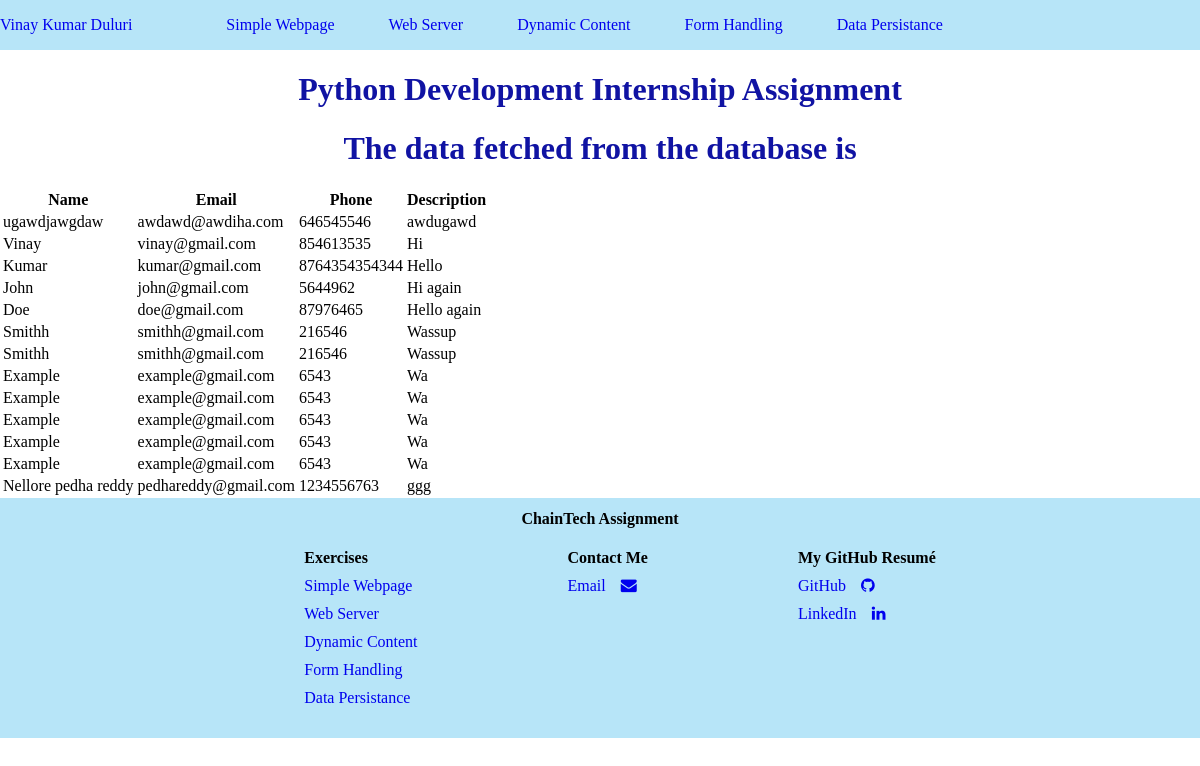
The app's page /datapersistance with its own data.
### Assignment/models.py (models this page shows, shortened)
class SaveForms(models.Model):
    name = models.CharField(max_length=225, null=True)
    email = models.CharField(max_length=225, null=True)
    phone = models.IntegerField(null=True)
    desc = models.TextField(null=True)

### Assignment/views.py (the view)
# urls.py: path("datapersistance", views.datapersistance, name="datapersistance"),
def datapersistance(request):
    context = SaveForms.objects.all().values()
    return render(request, "datapersistance.html", {"context": context})

### templates/datapersistance.html (shortened to what this page needs)
{% extends "base.html"%}
{% block content%}
<h1>The data fetched from the database is</h1>
<table calss="table">
    <tr>
        <th>Name</th>
        <th>Email</th>
        <th>Phone</th>
        <th>Description</th>
    </tr>
    {% for data in context %}
    <tr>
        <td>{{data.name}}</td>
        <td>{{data.email}}</td>
        <td>{{data.phone}}</td>
        <td>{{data.desc}}</td>
    </tr>
    {% endfor %}
</table>
{% endblock %}

### templates/base.html (style rules this page uses)
body { margin: 0%; padding: 0%; color: black; }
h1 { text-align: center; color: #1013a3; }

### records on screen
SaveForms: name "ugawdjawgdaw", email "awdawd@awdiha.com", phone "646545546", desc "awdugawd"
SaveForms: name "Vinay", email "vinay@gmail.com", phone "854613535", desc "Hi"
SaveForms: name "Kumar", email "kumar@gmail.com", phone "8764354354344", desc "Hello"
SaveForms: name "John", email "john@gmail.com", phone "5644962", desc "Hi again"
SaveForms: name "Doe", email "doe@gmail.com", phone "87976465", desc "Hello again"
SaveForms: name "Smithh", email "smithh@gmail.com", phone "216546", desc "Wassup"
SaveForms: name "Smithh", email "smithh@gmail.com", phone "216546", desc "Wassup"
SaveForms: name "Example", email "example@gmail.com", phone "6543", desc "Wa"
SaveForms: name "Example", email "example@gmail.com", phone "6543", desc "Wa"
SaveForms: name "Example", email "example@gmail.com", phone "6543", desc "Wa"
SaveForms: name "Example", email "example@gmail.com", phone "6543", desc "Wa"
SaveForms: name "Example", email "example@gmail.com", phone "6543", desc "Wa"
SaveForms: name "Nellore pedha reddy", email "pedhareddy@gmail.com", phone "1234556763", desc "ggg"
